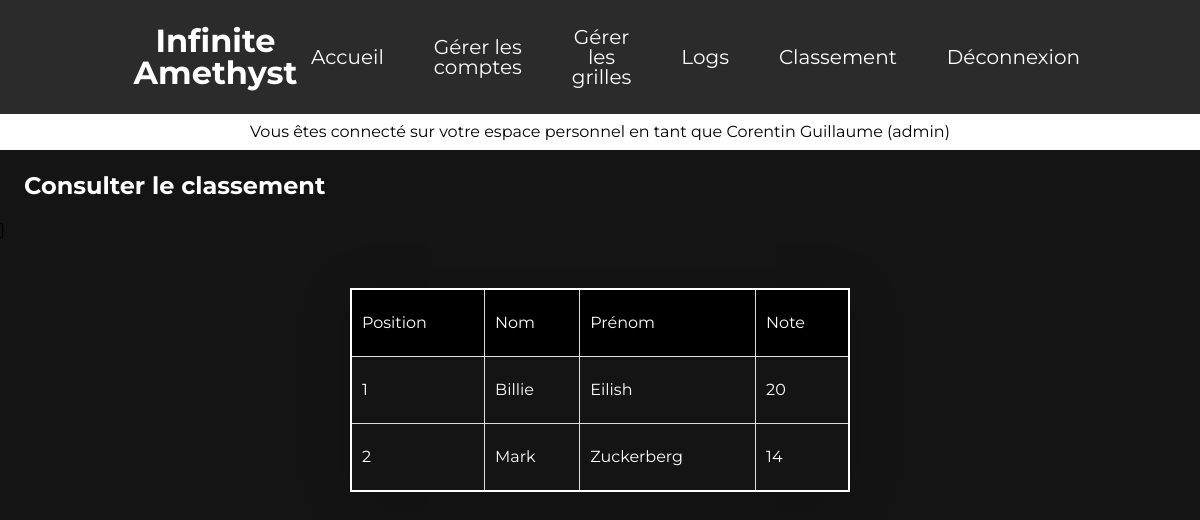
/make?action=see-ranking (signed in), run on an earlier commit of the app's database.
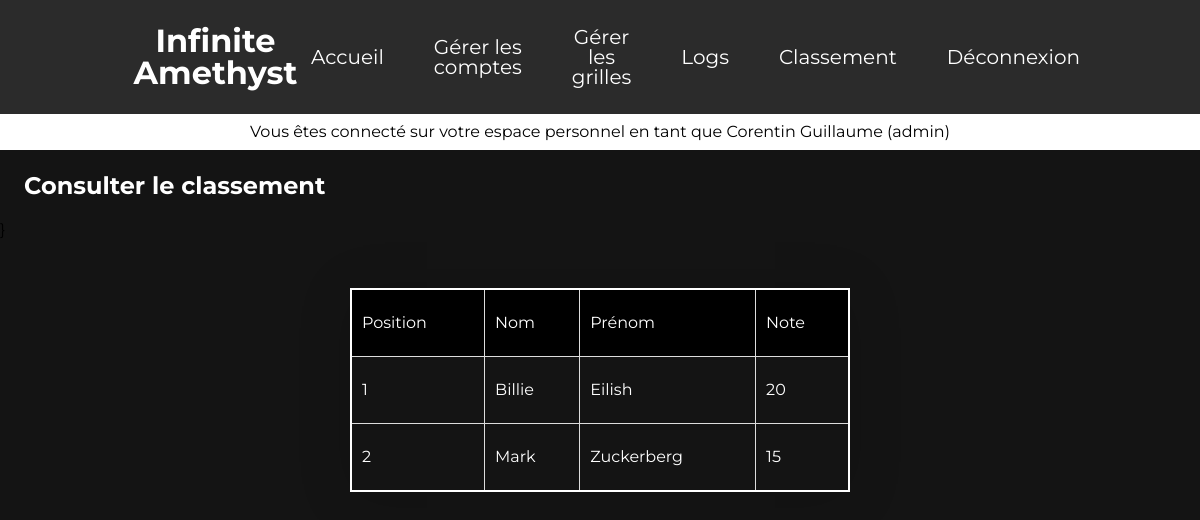
And on a later commit of the database.
### tables this page shows
CREATE TABLE `eleve` (
  `id` int NOT NULL COMMENT 'User ID',
  `nom` varchar(16) NOT NULL,
  `prenom` varchar(16) NOT NULL,
  `bac` varchar(26) NOT NULL COMMENT '0: bac pro\r\n1: s\r\n2: L\r\n3:STMG\r\n4: Autre',
  `travail` varchar(16) NOT NULL COMMENT 'true for yes, false for no',
  `absences` varchar(16) NOT NULL,
  `attitude` varchar(16) NOT NULL,
  `etudes` varchar(16) NOT NULL,
  `avis_pp` varchar(16) NOT NULL COMMENT '0: B\r\n1 : AB\r\n2: Insuf\r\n3: Negatif',
  `avis_prov` varchar(16) NOT NULL COMMENT '0: B\r\n1 : AB\r\n2: Insuf\r\n3: Negatif',
  `lettre` varchar(16) NOT NULL COMMENT '0: B\r\n1 : AB\r\n2: Insuf\r\n3: Negatif',
  `remarques` varchar(255) DEFAULT NULL,
  `note` int NOT NULL
);

### pages/interfaceClassement.php (the view, shortened to what this page needs)
<!DOCTYPE html>
<html lang="fr">
<head>
    <link rel="stylesheet" href="./css/reset.css">
    <link rel="stylesheet" href="./css/styleClassement.css">
</head>
<body>
<?php
require_once("connection.php");
$sql = "SELECT prenom,nom,note FROM eleve order by note desc ";
$res=$conn->prepare($sql);
$res->execute();
$data = $res->fetchAll(PDO::FETCH_ASSOC);
?>
    <div class="table">
        <table class="tableau">
            <b>Consulter le classement</b>
            <thead>
                <tr>
                    <th>Position</th>
                    <th>Nom</th>
                    <th>Prénom</th>
                    <th>Note</th>
                </tr>
            </thead>
            <tbody>
            <?php
        $pos = 1;
        foreach($data as $v){
            echo "<tr>
            <td>" . $pos . "</td>
            <td>" . $v["prenom"] . "</td>
            <td>" . $v["nom"] . "</td>
            <td>" . $v["note"] . "</td>
            </tr>
            </tbody>";
            $pos = $pos+1;
        }
            ?>
        </table>
    </div>
</body>
</html>

What changed in the data, as far as the page shows it:
changed eleve "Mark": note "14" → "15"
